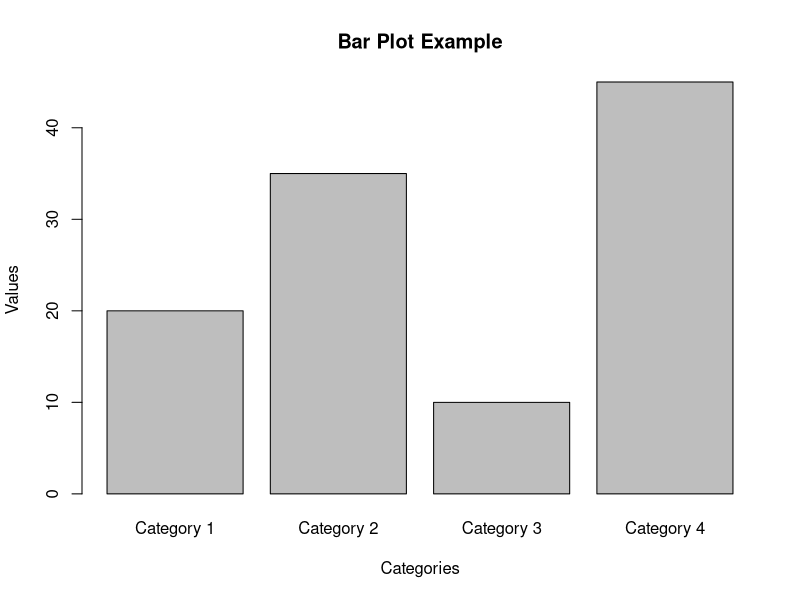

Generate this figure with R:

categories <- c("Category 1", "Category 2", "Category 3", "Category 4")
values <- c(20, 35, 10, 45)


barplot(values, names.arg = categories, xlab = "Categories", ylab = "Values", main = "Bar Plot Example")
